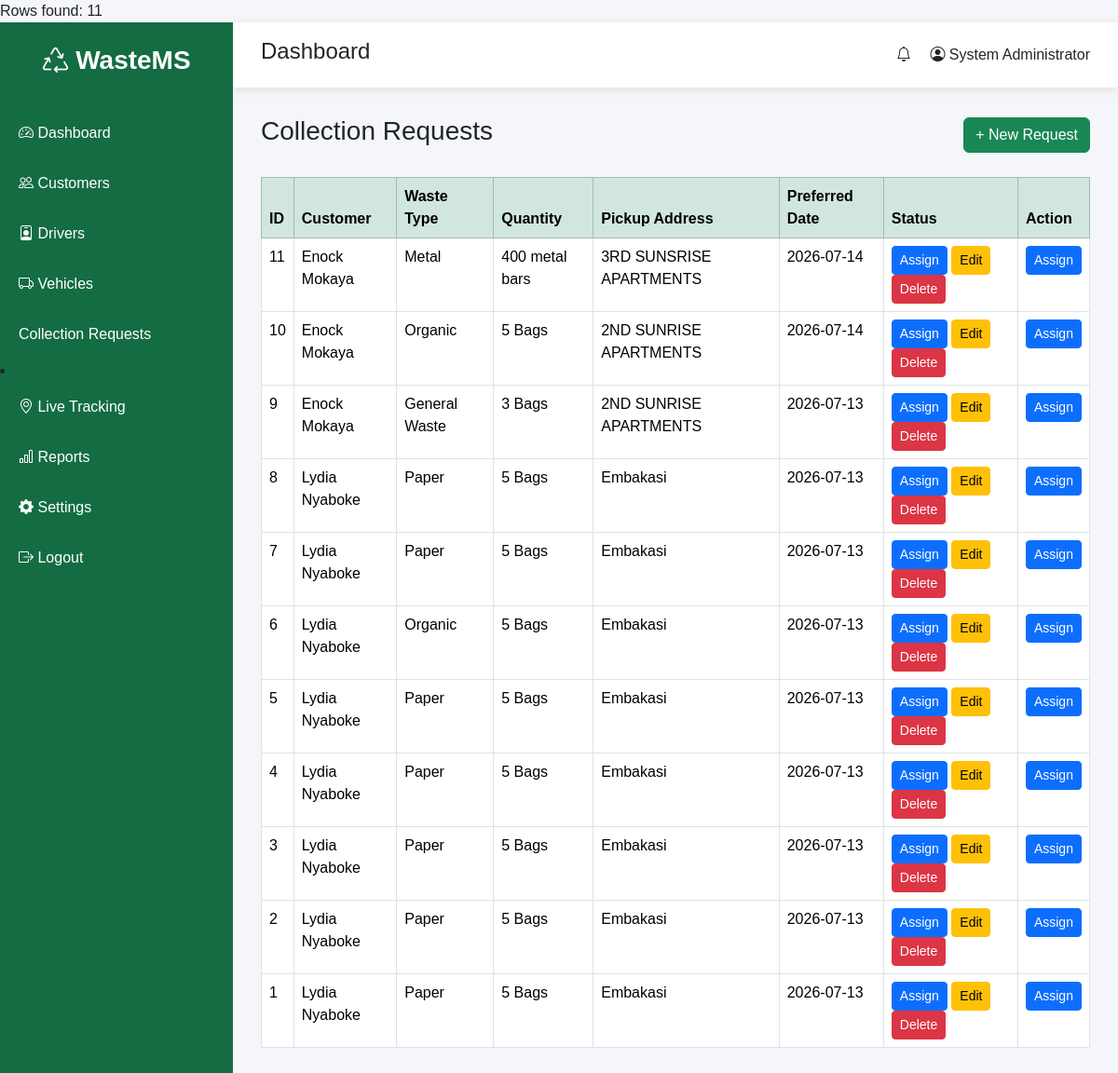
The page /admin/collection_requests.php (signed in) on the database its author committed.
### tables this page shows
CREATE TABLE `collection_requests` (
  `request_id` int(11) NOT NULL,
  `customer_id` int(11) DEFAULT NULL,
  `waste_type` varchar(100) DEFAULT NULL,
  `quantity` varchar(50) DEFAULT NULL,
  `pickup_address` text DEFAULT NULL,
  `collection_date` date DEFAULT NULL,
  `status` enum('Pending','Assigned','In Progress','Completed','Cancelled') NOT NULL DEFAULT 'Pending',
  `created_at` timestamp NOT NULL DEFAULT current_timestamp(),
  `driver_id` int(11) DEFAULT NULL,
  `vehicle_id` int(11) DEFAULT NULL
);

CREATE TABLE `users` (
  `user_id` int(11) NOT NULL,
  `full_name` varchar(100) NOT NULL,
  `email` varchar(100) NOT NULL,
  `phone` varchar(20) DEFAULT NULL,
  `password` varchar(255) NOT NULL,
  `role` enum('admin','driver','customer') NOT NULL,
  `status` enum('Active','Inactive') DEFAULT 'Active',
  `created_at` timestamp NOT NULL DEFAULT current_timestamp()
);

### admin/collection_requests.php (the view, shortened to what this page needs)
<?php
include "includes/header.php";
$sql = "
SELECT
cr.request_id,
u.full_name,
cr.waste_type,
cr.quantity,
cr.pickup_address,
cr.collection_date,
cr.status
FROM collection_requests cr
JOIN customers c
ON cr.customer_id = c.customer_id
JOIN users u
ON c.user_id = u.user_id
ORDER BY cr.request_id DESC
";
$result = mysqli_query($conn, $sql);
echo "Rows found: " . mysqli_num_rows($result);
include "includes/sidebar.php";
include "includes/topbar.php";
?>
<div class="content">
<div class="d-flex justify-content-between align-items-center mb-4">
<h3>Collection Requests</h3>
<a href="add_request.php" class="btn btn-success">
+ New Request
</a>
</div>
<table class="table table-bordered table-hover">
<thead class="table-success">
<tr>
<th>ID</th>
<th>Customer</th>
<th>Waste Type</th>
<th>Quantity</th>
<th>Pickup Address</th>
<th>Preferred Date</th>
<th>Status</th>
<th>Action</th>
</tr>
</thead>
<tbody>
<?php while($row=mysqli_fetch_assoc($result)){ ?>
<tr>
<td><?= $row['request_id']; ?></td>
<td><?= htmlspecialchars($row['full_name']); ?></td>
<td><?= htmlspecialchars($row['waste_type']); ?></td>
<td><?= htmlspecialchars($row['quantity']); ?></td>
<td><?= htmlspecialchars($row['pickup_address']); ?></td>
<td><?= $row['collection_date']; ?></td>
<td>
<a href="assign_request.php?id=<?= $row['request_id']; ?>"
class="btn btn-primary btn-sm">
Assign
</a>
<a href="edit_request.php?id=<?= $row['request_id']; ?>"
class="btn btn-warning btn-sm">
Edit
</a>
<a href="delete_request.php?id=<?= $row['request_id']; ?>"
class="btn btn-danger btn-sm"
onclick="return confirm('Delete this request?')">
Delete
</a>
</td>
<td>
<a href="assign_request.php?id=<?= $row['request_id']; ?>" class="btn btn-primary btn-sm">
Assign
</a>
</td>
</tr>
<?php } ?>
</tbody>
</table>
</div>
<?php include "includes/footer.php"; ?>

### admin/includes/header.php (shortened to what this page needs)
<!DOCTYPE html>
<html lang="en">
<head>
<link href="https://cdn.jsdelivr.net/npm/bootstrap@5.3.3/dist/css/bootstrap.min.css" rel="stylesheet">
<link rel="stylesheet"
href="https://cdn.jsdelivr.net/npm/bootstrap-icons@1.11.3/font/bootstrap-icons.min.css">
<link rel="stylesheet" href="/waste_management_system/assets/css/admin.css">
</head>
<body>

### admin/includes/sidebar.php
<div class="sidebar">
<div class="logo">
<i class="bi bi-recycle"></i>
WasteMS
</div>
<a href="dashboard.php">
<i class="bi bi-speedometer2"></i>
Dashboard
</a>
<a href="customers.php">
<i class="bi bi-people"></i>
Customers
</a>
<a href="drivers.php">
<i class="bi bi-person-badge"></i>
Drivers
</a>
<a href="vehicles.php">
<i class="bi bi-truck"></i>
Vehicles
</a>
<a href="collection_requests.php">
    Collection Requests
</a>
<li>
    <a href="tracking.php">
        <i class="bi bi-geo-alt"></i>
        Live Tracking
    </a>
</li>
<a href="reports.php">
    <i class="bi bi-bar-chart"></i>
    Reports
</a>
<a href="settings.php">
    <i class="bi bi-gear-fill"></i>
    Settings
</a>
<a href="../authentication/logout.php">
<i class="bi bi-box-arrow-right"></i>
Logout
</a>
</div>

### admin/includes/topbar.php
<div class="topbar">
<h4>Dashboard</h4>
<div>
<i class="bi bi-bell"></i>
<span class="ms-3">
<i class="bi bi-person-circle"></i>
<?php echo $_SESSION['name']; ?>
</span>
</div>
</div>

### assets/css/admin.css (style rules this page uses)
body { margin:0; background:#f5f6fa; font-family:Arial; }
.sidebar { position:fixed; width:250px; height:100%; background:#146c43; padding-top:20px; }
.logo { color:white; font-size:28px; font-weight:bold; text-align:center; margin-bottom:30px; }
.sidebar a { display:block; padding:15px 20px; color:white; text-decoration:none; transition:.3s; }
.topbar { margin-left:250px; height:70px; background:white; display:flex; justify-content:space-between; align-items:center; padding:0 30px; box-shadow:0 2px 10px rgba(0,0,0,.1); }
.content { margin-left:250px; padding:30px; }

### rows shown on the page
collection_requests: request_id "11", users.full_name "Enock Mokaya", waste_type "Metal", quantity "400 metal bars", pickup_address "3RD SUNSRISE APARTMENTS", collection_date "2026-07-14"
collection_requests: request_id "10", users.full_name "Enock Mokaya", waste_type "Organic", quantity "5 Bags", pickup_address "2ND SUNRISE APARTMENTS", collection_date "2026-07-14"
collection_requests: request_id "9", users.full_name "Enock Mokaya", waste_type "General Waste", quantity "3 Bags", pickup_address "2ND SUNRISE APARTMENTS", collection_date "2026-07-13"
collection_requests: request_id "8", users.full_name "Lydia Nyaboke", waste_type "Paper", quantity "5 Bags", pickup_address "Embakasi", collection_date "2026-07-13"
collection_requests: request_id "7", users.full_name "Lydia Nyaboke", waste_type "Paper", quantity "5 Bags", pickup_address "Embakasi", collection_date "2026-07-13"
collection_requests: request_id "6", users.full_name "Lydia Nyaboke", waste_type "Organic", quantity "5 Bags", pickup_address "Embakasi", collection_date "2026-07-13"
collection_requests: request_id "5", users.full_name "Lydia Nyaboke", waste_type "Paper", quantity "5 Bags", pickup_address "Embakasi", collection_date "2026-07-13"
collection_requests: request_id "4", users.full_name "Lydia Nyaboke", waste_type "Paper", quantity "5 Bags", pickup_address "Embakasi", collection_date "2026-07-13"
collection_requests: request_id "3", users.full_name "Lydia Nyaboke", waste_type "Paper", quantity "5 Bags", pickup_address "Embakasi", collection_date "2026-07-13"
collection_requests: request_id "2", users.full_name "Lydia Nyaboke", waste_type "Paper", quantity "5 Bags", pickup_address "Embakasi", collection_date "2026-07-13"
collection_requests: request_id "1", users.full_name "Lydia Nyaboke", waste_type "Paper", quantity "5 Bags", pickup_address "Embakasi", collection_date "2026-07-13"

### other values the page prints
mysqli_num_rows($result) "11"
$_SESSION['name'] "System Administrator"
